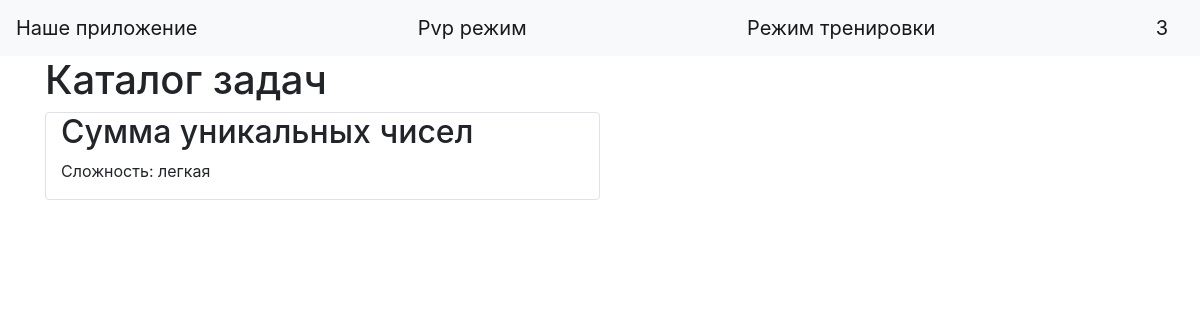
Page /tasks (signed in) on the committed database.
### data/users.py (models this page shows, shortened)
class User(SqlAlchemyBase, UserMixin):
    __tablename__ = 'users'
    id = sqlalchemy.Column(sqlalchemy.Integer,
                           primary_key=True, autoincrement=True)
    name = sqlalchemy.Column(sqlalchemy.String, nullable=True)
    about = sqlalchemy.Column(sqlalchemy.String, nullable=True)
    email = sqlalchemy.Column(sqlalchemy.String,
                              index=True, unique=True, nullable=True)
    hashed_password = sqlalchemy.Column(sqlalchemy.String, nullable=True)
    created_date = sqlalchemy.Column(sqlalchemy.DateTime,
                                     default=datetime.datetime.now)
    submissions = orm.relationship("Submissions", back_populates="user")

### data/tasks.py (models this page shows)
class Tasks(SqlAlchemyBase):
    __tablename__ = 'tasks'
    id = sqlalchemy.Column(sqlalchemy.Integer,
                           primary_key=True, autoincrement=True)
    title = sqlalchemy.Column(sqlalchemy.String, nullable=True)
    statement = sqlalchemy.Column(sqlalchemy.String, nullable=True)
    input_format = sqlalchemy.Column(sqlalchemy.String, nullable=True)
    output_format = sqlalchemy.Column(sqlalchemy.String, nullable=True)
    memory_limit = sqlalchemy.Column(sqlalchemy.Integer, nullable=True)
    time_limit = sqlalchemy.Column(sqlalchemy.Integer, nullable=True)
    difficulty = sqlalchemy.Column(sqlalchemy.String, nullable=True)
    created_at = sqlalchemy.Column(sqlalchemy.DateTime,
                                     default=datetime.datetime.now)
    task_tests = orm.relationship("TaskTest", back_populates='tasks')
    submissions = orm.relationship("Submissions", back_populates="tasks")

### main.py (the view)
@app.route('/tasks')
@login_required
def tasks_list():
    db_sess = db_session.create_session()
    tasks = db_sess.query(Tasks).all()
    return render_template('tasks.html', tasks=tasks)

### data/db_session.py (called while the page is built)
def create_session() -> Session:
    global __factory
    return __factory()

### main.py (called while the page is built)
@login_manager.user_loader
def load_user(user_id):
    db_sess = db_session.create_session()
    return db_sess.get(User, user_id)

### templates/tasks.html
{% extends "base.html" %}
{% block content %}
<h1>Каталог задач</h1>
{% if tasks %}
    {% for task in tasks %}
    <div class="col-md-6 border rounded" style="margin-bottom: 20px;">
        <h2>{{ task.title }}</h2>
        <p>Сложность: {{ task.difficulty or 'Не указана' }}</p>
    </div>
    {% endfor %}
{% else %}
    <p>Задачи отсутствуют.</p>
{% endif %}
{% endblock %}

### templates/base.html (shortened to what this page needs)
<!doctype html>
<html lang="en">
	<head>
		<link
			rel="stylesheet"
			href="https://stackpath.bootstrapcdn.com/bootstrap/4.4.1/css/bootstrap.min.css"
		/>
	</head>
	<body>
		<header>
			<nav class="navbar navbar-light bg-light">
				<a class="navbar-brand" href="/">Наше приложение</a>
				{% if current_user.is_authenticated %}
                <a class="navbar-brand" href="/pvp">Pvp режим</a>
                <a class="navbar-brand" href="/training">Режим тренировки</a>
				<a class="navbar-brand" href="/logout">{{ current_user.name }}</a>
				{% else %}
				<p>
					<a class="btn btn-primary" href="/register">Зарегистрироваться</a>
					<a class="btn btn-success" href="/login">Войти</a>
				</p>
				{% endif %}
			</nav>
		</header>
		<main role="main" class="container">{% block content %}{% endblock %}</main>
	</body>
</html>

### rows in the picture
User: name "3"
Tasks: title "Сумма уникальных чисел", difficulty "легкая"
